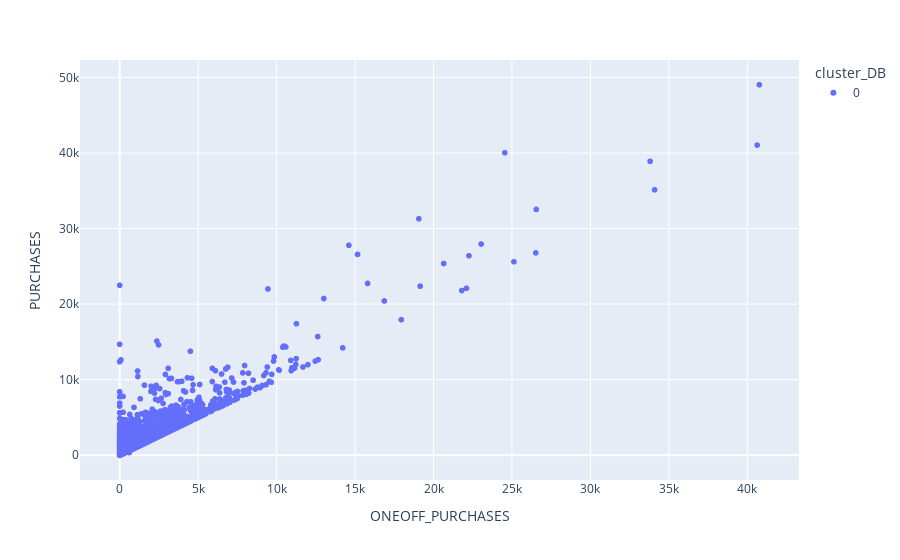

The code cell stored with this chart in its notebook:
### Code cell
fig = px.scatter(df, x="ONEOFF_PURCHASES", y="PURCHASES", color="cluster_DB")
fig.show()

### Figure 1 — Plotly figure (JSON) as saved in the notebook; plotly's stock layout.template omitted (floating-point values rounded to 4 significant figures; data arrays with more than 128 entries replaced by an {"elided": "..."} marker saying what was removed)
{"data": [{"hovertemplate": "cluster_DB=0<br>ONEOFF_PURCHASES=%{x}<br>PURCHASES=%{y}<extra></extra>", "legendgroup": "0", "marker": {"color": "#636efa", "symbol": "circle"}, "mode": "markers", "name": "0", "showlegend": true, "type": "scattergl", "x": {"elided": "8950 float values"}, "xaxis": "x", "y": {"elided": "8950 float values"}, "yaxis": "y"}], "layout": {"legend": {"title": {"text": "cluster_DB"}, "tracegroupgap": 0}, "margin": {"t": 60}, "xaxis": {"anchor": "y", "domain": [0, 1], "title": {"text": "ONEOFF_PURCHASES"}}, "yaxis": {"anchor": "x", "domain": [0, 1], "title": {"text": "PURCHASES"}}}}
